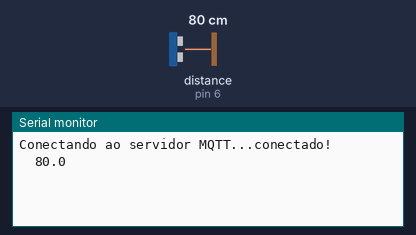
Bench run of a sketch on a simulated Arduino Uno, built with avr-gcc and run on an emulated ATmega328P. Parts: the last lines printed to the serial monitor. Wiring (inferred from the names in the program): ultrasonic range finder: trigger pin 7; echo pin 6. Inputs (shaded band) come from the test bench; at power-on: distance to the obstacle (sensor on pin 6) 80 cm. The echo pulse lasts 58.3 µs per cm; WiFi joins after 1.5 s; servers stay silent unless stated; no MQTT or app messages arrive unless stated.

Above: at 2.7 s.
2.8 s: distance to the obstacle (sensor on pin 6) set to 2 cm
At 7.2 s:
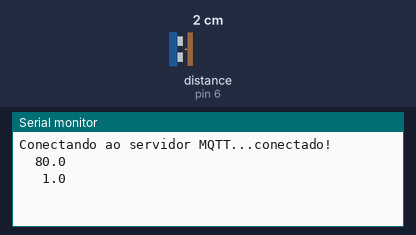
13.0 s: distance to the obstacle (sensor on pin 6) set to 120 cm
At 17.6 s:
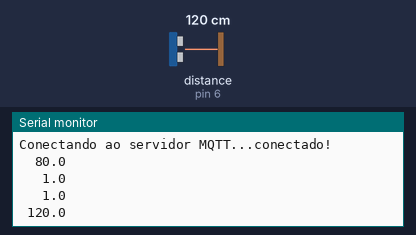

Measured:
- after the input at 2.8 s, the serial monitor: prints a new line after 3.8 s (image 1)
- after the input at 13.0 s, the serial monitor: prints a new line after 3.6 s (image 2)

The sketch:

mqtt.ino
```cpp
#include <SPI.h> // módulo de rede
#include <UIPEthernet.h> // módulo de rede
#include <PubSubClient.h> // mqtt

const int trigPin = 7;
const int echoPin = 6;

// Configurações do Ethernet
byte mac[] = { 0xDE, 0xAD, 0xBE, 0xEF, 0xFE, 0x11 };  // Endereço MAC do Arduino
IPAddress ip(172, 16, 32, 111);                      // Endereço IP do Arduino
IPAddress server(172, 16, 32, 206);                   // Endereço IP do servidor MQTT

// Configurações do MQTT
const char* topic = "mesa1distancia1";  // Tópico MQTT para envio dos dados MUDAR PARA O SEU TOPICO EX mesa1distancia1, mesa1distancia2
				    // Ex: mesa2distancia1, mesa2distancia2
const char* clientID = "arduino";   // ID do cliente MQTT

EthernetClient ethClient;
PubSubClient client(ethClient);

void setup() {
  Ethernet.begin(mac, ip);
  delay(1500);  // Aguarda a conexão Ethernet

  Serial.begin(9600);
  pinMode(trigPin, OUTPUT); // sensor de movimento
  pinMode(echoPin, INPUT); // sensor de movimento

  client.setServer(server, 1883);

  Serial.begin(9600);
}

void loop() {
  if (!client.connected()) {
    reconnect();
  }

  client.loop();

  long duration, cm;

  digitalWrite(trigPin, LOW);
  delayMicroseconds(2);
  digitalWrite(trigPin, HIGH);
  delayMicroseconds(5);
  digitalWrite(trigPin, LOW);

  duration = pulseIn(echoPin, HIGH);

  cm = microsecondsToCentimeters(duration);

  if (isnan(cm)) {
    Serial.println("Erro ao ler a distancia do sensor!");
    return;
  }

  char cmStr[4];
  dtostrf(cm, 6, 1, cmStr);  // Converte o valor float para uma string

  Serial.println(cmStr);
  client.publish(topic, cmStr);  // Publica a temperatura no tópico MQTT

  delay(5000);  // Aguarda 5 segundos antes de enviar a próxima leitura
}

void reconnect() {
  while (!client.connected()) {
    Serial.print("Conectando ao servidor MQTT...");

    if (client.connect(clientID)) {
      Serial.println("conectado!");
    } else {
      Serial.print(" falhou, código do erro: ");
      Serial.print(client.state());
      Serial.println(" Tentando novamente em 5 segundos...");

      delay(10000);  // Aguarda 5 segundos antes de tentar a conexão novamente
    }
  }
}

long microsecondsToCentimeters(long microseconds) {
  return microseconds / 29 / 2;
}
```
